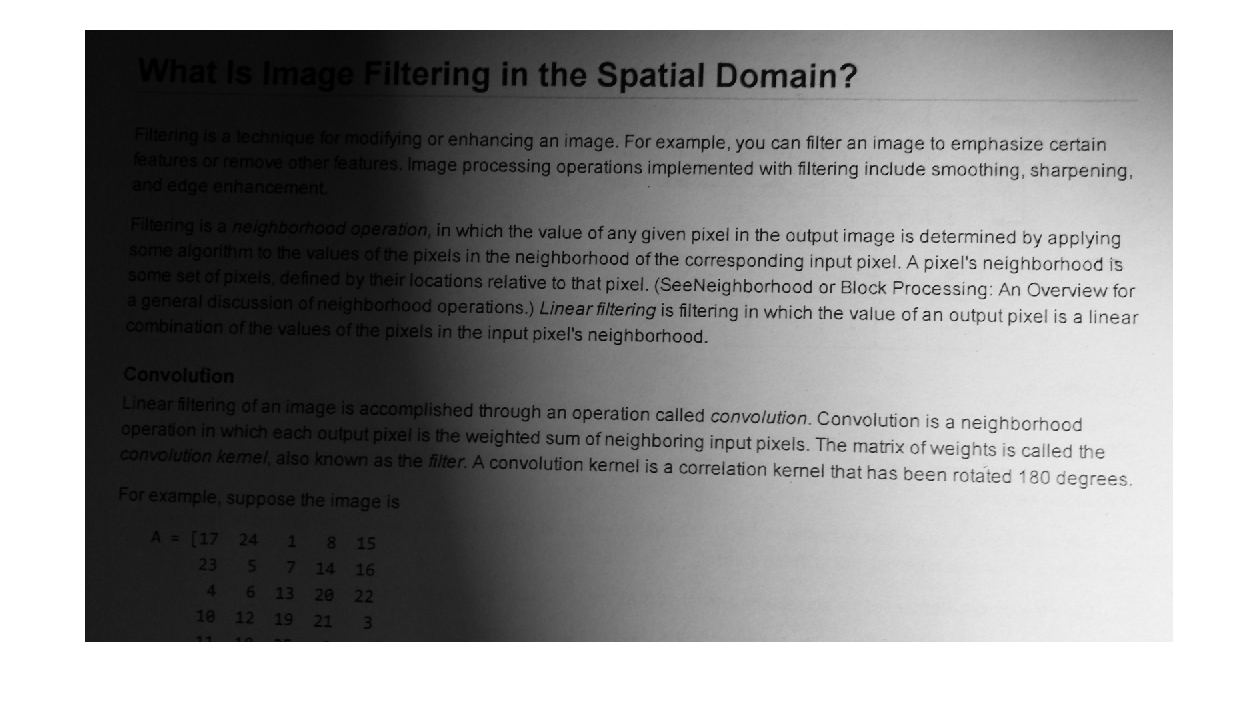
#> input picture text.png, 1260 x 707 px, found by its file name
$ python 2.py
#> lines starting #> are read from the running program, lines starting #| are printed output that depends on the picture
import numpy as np
import cv2

def generate_LUT(cof):
    lut = np.array([((i/255.0)**(1.0/cof))*255 for i in range(0, 256)]).astype("uint8")
    return lut

def apply_lut(img_name, lut):
    image = cv2.imread(img_name)
#> image is the input picture: shape (707, 1260, 3); min 0, max 255, mean 146.8
    comp_image = cv2.LUT(image,lut)
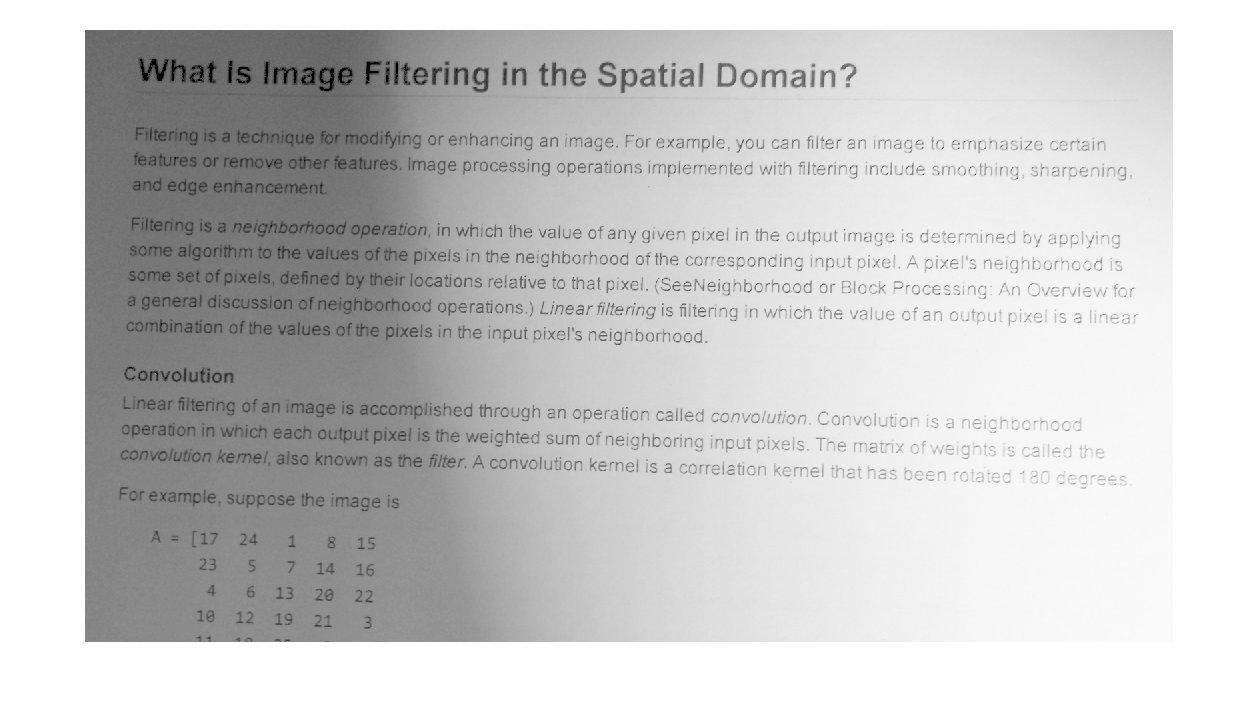
#> comp_image: shape (707, 1260, 3); min 0, max 255, mean 202.7
    return comp_image

def lut_threshold(threshold_num):
#> called with threshold_num = 100
    lut = np.zeros((256, 1))
    for i in range(0,threshold_num):
        lut[i] = 0
    for j in range(threshold_num, 256):
        lut[j] = j

    return lut.astype("uint8")


def main():
    lut = generate_LUT(3.5)
    comp_image = apply_lut('C:/Users/Jinxi/Desktop/EE211/EE211_HW2/text.png', lut)
    lut_thre = lut_threshold(100)
    thresholded_original_image = apply_lut('C:/Users/Jinxi/Desktop/EE211/EE211_HW2/text.png', lut_thre)
#> in apply_lut (call 2), `comp_image = cv2.LUT(image,lut)`:
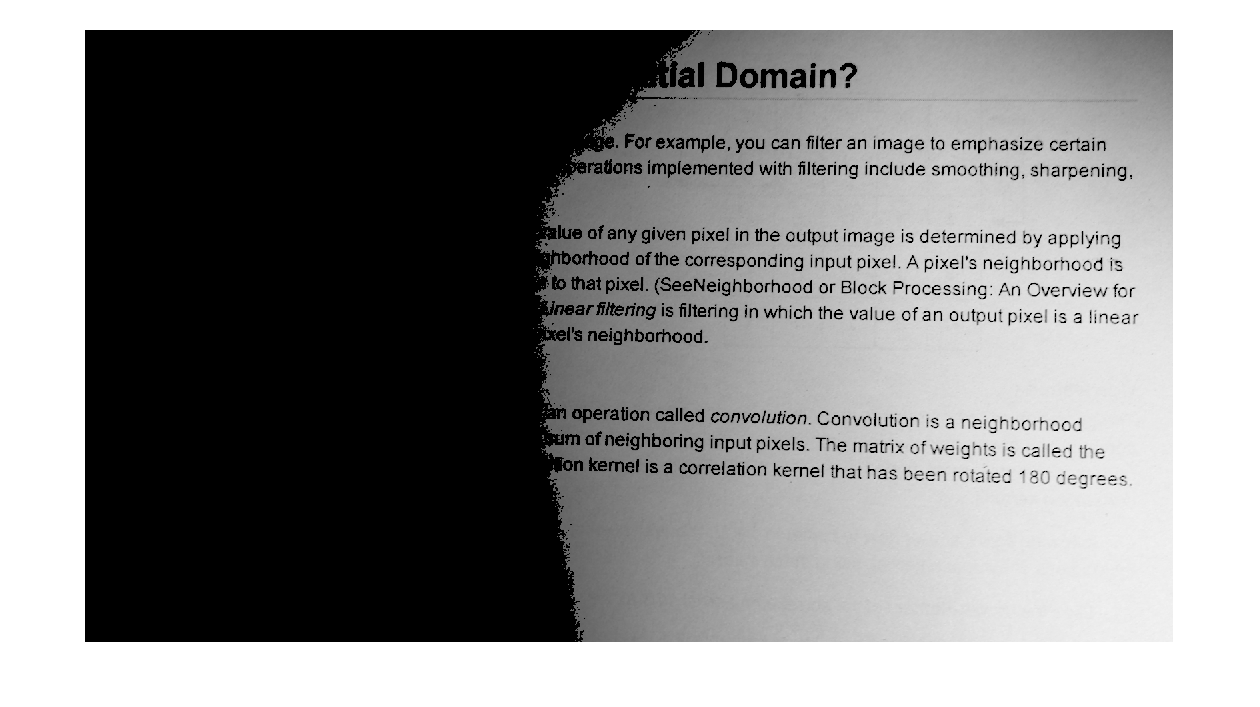
#> comp_image: shape (707, 1260, 3); min 0, max 255, mean 134.1
    thresholded_compensated_image = cv2.LUT(comp_image,lut_thre)
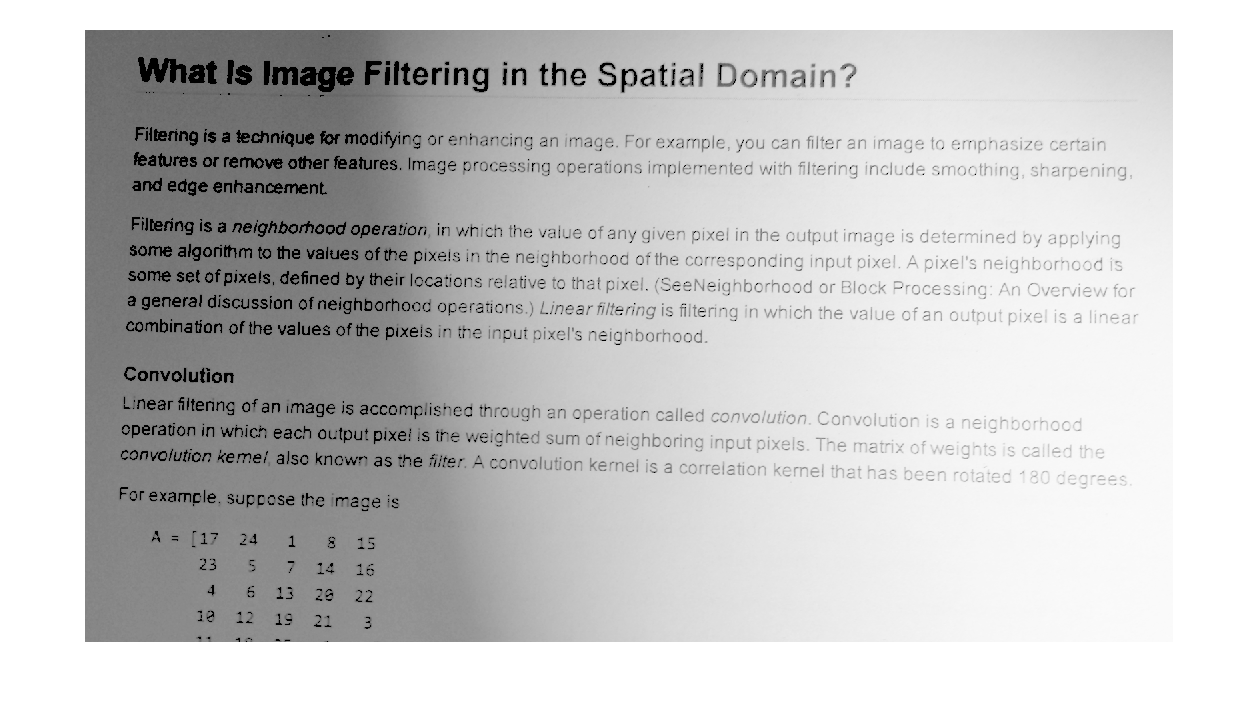
#> thresholded_compensated_image: shape (707, 1260, 3); min 0, max 255, mean 201
    cv2.imshow('image',comp_image)
    cv2.imshow('image_original_threshold', thresholded_original_image)
    cv2.imshow('image_ocompensated_threshold', thresholded_compensated_image)
    cv2.waitKey(0)


if __name__ == "__main__":
        main()
